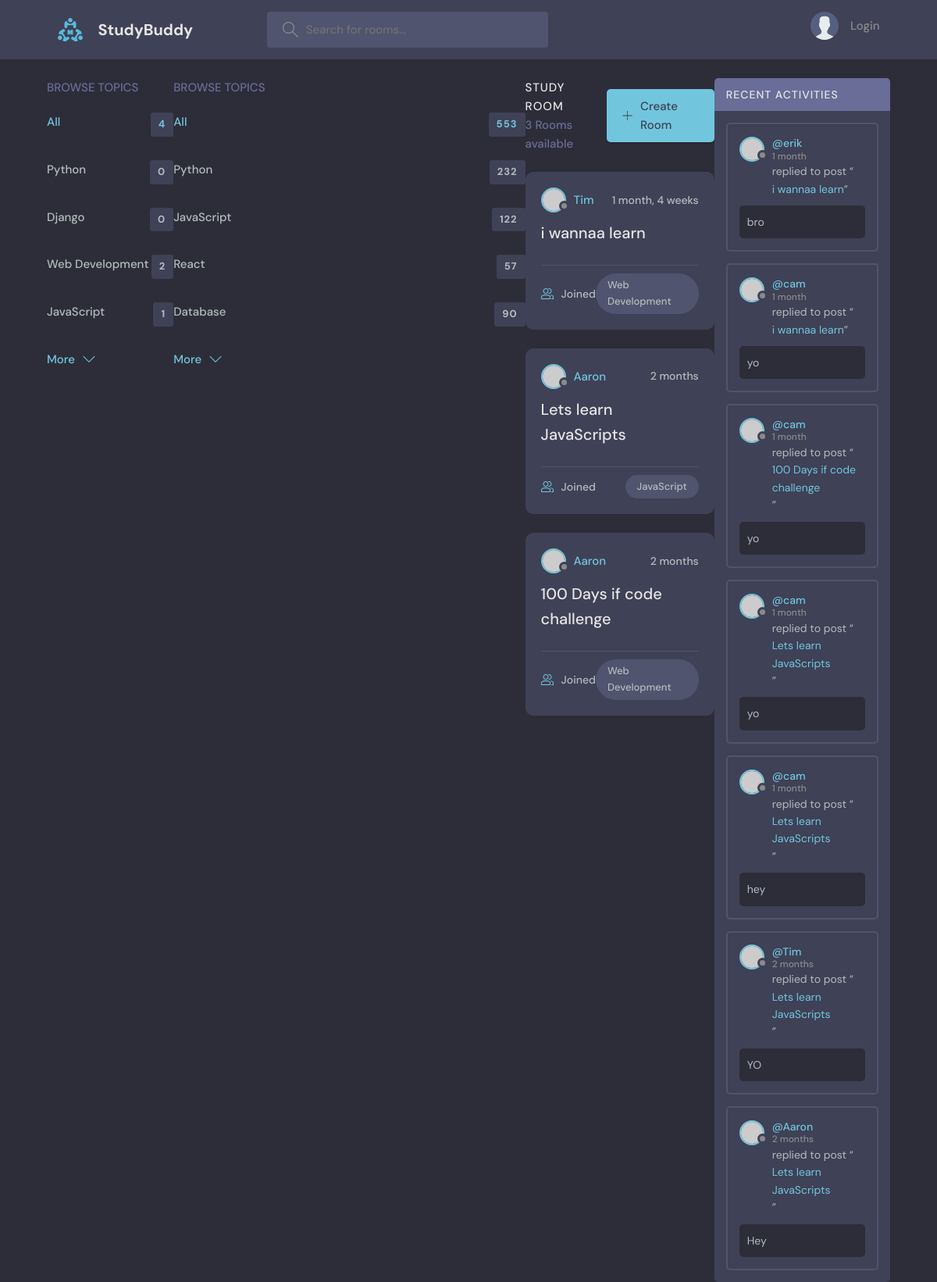
The app's page /, older data.
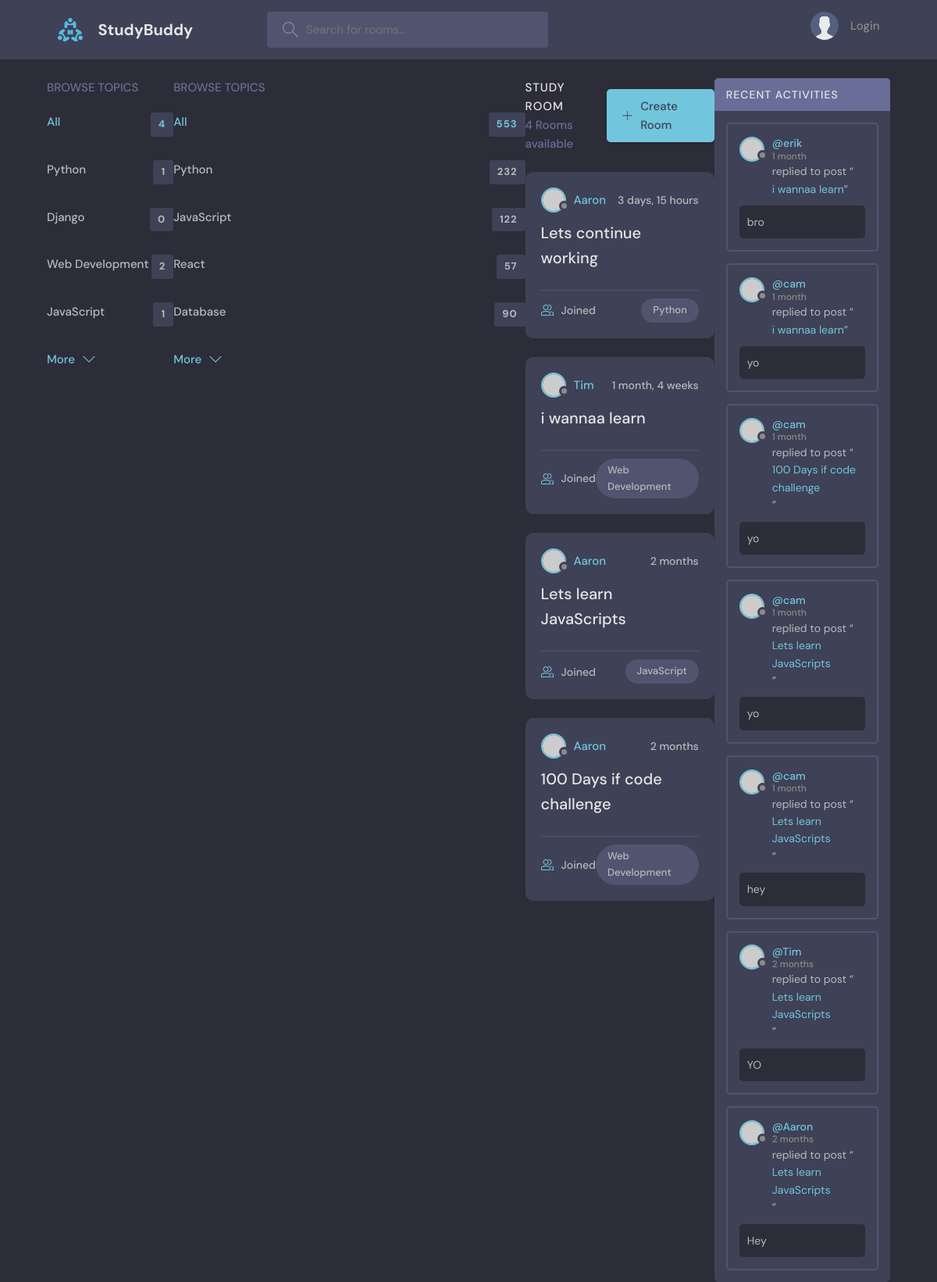
The same page, newer data.
### base/models.py (models this page shows, shortened)
class Topic(models.Model):
    name = models.CharField(max_length=200)

class Room(models.Model):
    host = models.ForeignKey(User, on_delete=models.SET_NULL, null=True)
    topic = models.ForeignKey(Topic, on_delete=models.SET_NULL, null=True)
    name = models.CharField(max_length =200)
    description = models.TextField(null=True, blank=True)
    participants = models.ManyToManyField(User, related_name='rooms', blank=True)
    updated = models.DateTimeField(auto_now=True)
    created = models.DateTimeField(auto_now_add=True)
    class Meta:
        ordering = ['-updated', '-created']
    def __str__(self):
        return self.name

class Message(models.Model):
    user = models.ForeignKey(User, on_delete=models.CASCADE)
    room =models.ForeignKey(Room, on_delete=models.CASCADE)
    body = models.TextField()
    updated = models.DateTimeField(auto_now=True)
    created = models.DateTimeField(auto_now_add=True)
    class Meta:
        ordering = ['-updated', '-created']

### base/views.py (the view)
# urls.py: path('', views.home, name="home"),
def home(request):
    q = request.GET.get('q') if request.GET.get('q') != None else ''
    rooms = Room.objects.filter(
        Q(topic__name__icontains=q) |
        Q(name__icontains=q) |
        Q(description__icontains=q)
        )
    topics = Topic.objects.all()
    rooms_count = rooms.count()
    room_messages = Message.objects.filter(Q(room__topic__name__icontains=q))
    context = {'rooms': rooms, 'topics': topics,
               'room_count': rooms_count, 'room_messages': room_messages}
    return render(request, 'base/home.html', context)

### base/templates/base/home.html (shortened to what this page needs)
{% extends 'main.html' %}
{% block content %}
    <main class="layout layout--3">
      <div class="container">
        {% include 'base/topics_component.html' %}
        <div class="topics">
          <div class="topics__header">
            <h2>Browse Topics</h2>
          </div>
          <ul class="topics__list">
            <li>
              <a href="/" class="active">All <span>553</span></a>
            </li>
            <li>
              <a href="/">Python <span>232</span></a>
            </li>
            <li>
              <a href="/">JavaScript <span>122</span></a>
            </li>
            <li>
              <a href="/">React <span>57</span></a>
            </li>
            <li>
              <a href="/">Database <span>90</span></a>
            </li>
          </ul>
          <a class="btn btn--link" href="topics.html">
            More
            <svg version="1.1" xmlns="http://www.w3.org/2000/svg" width="32" height="32" viewBox="0 0 32 32">
              <title>chevron-down</title>
              <path d="M16 21l-13-13h-3l16 16 16-16h-3l-13 13z"></path>
            </svg>
          </a>
        </div>
        <div class="roomList">
          <div class="roomList__header">
            <div>
              <h2>Study Room</h2>
              <p>{{room_count}} Rooms available</p>
            </div>
            <a class="btn btn--main" href="{% url 'create-room' %}">
              <svg version="1.1" xmlns="http://www.w3.org/2000/svg" width="32" height="32" viewBox="0 0 32 32">
                <title>add</title>
                <path
                  d="M16.943 0.943h-1.885v14.115h-14.115v1.885h14.115v14.115h1.885v-14.115h14.115v-1.885h-14.115v-14.115z"
                ></path>
              </svg>
              Create Room
            </a>
          </div>
          {% include 'base/feed_component.html' %}
        </div>
         {% include 'base/activity_component.html' %}
      </div>
    </main>
    {% endblock %}

### base/templates/base/topics_component.html
<div class="topics">
    <div class="topics__header">
      <h2>Browse Topics</h2>
    </div>
    <ul class="topics__list">
      <li>
        <a href="{% url 'home' %}" class="active">All <span>{{topics.count}}</span></a>
        {% for topic in topics %}
      </li>
      <li>
        <a href="{% url 'home' %}?q={{topic.name}}">{{topic.name}} <span>{{topic.room_set.all.count}}</span></a>
      </li>
      {% endfor %}
    </ul>
    <a class="btn btn--link" href="topics.html">
      More
      <svg version="1.1" xmlns="http://www.w3.org/2000/svg" width="32" height="32" viewBox="0 0 32 32">
        <title>chevron-down</title>
        <path d="M16 21l-13-13h-3l16 16 16-16h-3l-13 13z"></path>
      </svg>
    </a>
  </div>

### base/templates/base/feed_component.html (shortened to what this page needs)
{% for room in rooms %}
<div class="roomListRoom">
    <div class="roomListRoom__header">
      <a href="{% url 'user-profile' room.host.id %}" class="roomListRoom__author">
        <div class="avatar avatar--small">
          <img src="https://randomuser.me/api/portraits/women/11.jpg" />
        </div>
        <span>{{room.host.username}}</span>
      </a>
      <div class="roomListRoom__actions">
        <span>{{room.created|timesince}}</span>
      </div>
    </div>
    <div class="roomListRoom__content">
      <a href="{% url 'room' room.id %}">{{room.name}}</a>
    </div>
    <div class="roomListRoom__meta">
      <a href="{% url 'room' room.id %}" class="roomListRoom__joined">
        {{room.participant.all.count}} Joined
      </a>
      <p class="roomListRoom__topic">{{room.topic.name}}</p>
    </div>
</div>
{% endfor %}

### base/templates/base/activity_component.html (shortened to what this page needs)
<div class="activities">
    <div class="activities__header">
      <h2>Recent Activities</h2>
    </div>
    {% for message in room_messages %}
    <div class="activities__box">
      <div class="activities__boxHeader roomListRoom__header">
        <a href="{% url 'user-profile' message.user.id %}" class="roomListRoom__author">
          <div class="avatar avatar--small">
            <img src="https://randomuser.me/api/portraits/women/11.jpg" />
          </div>
          <p>
            @{{message.user}}
            <span>{{message.created|timesince}}</span>
          </p>
        </a>
      </div>
      <div class="activities__boxContent">
        <p>replied to post “<a href="{% url 'room' message.room.id %}">{{message.room}}</a>”</p>
        <div class="activities__boxRoomContent">
            {{message.body}}
        </div>
        </div>
    </div>
    {% endfor %}
  </div>

Row changes from the older to the newer data that the page shows:
computed for Topic "Python": room_set.all.count "0" → "1"
added Room: host.username "Aaron", created "3 days, 15 hours", name "Lets continue working", topic.name "Python"
Text that changed along with them:
{{ room_count }}: "3" → "4"
